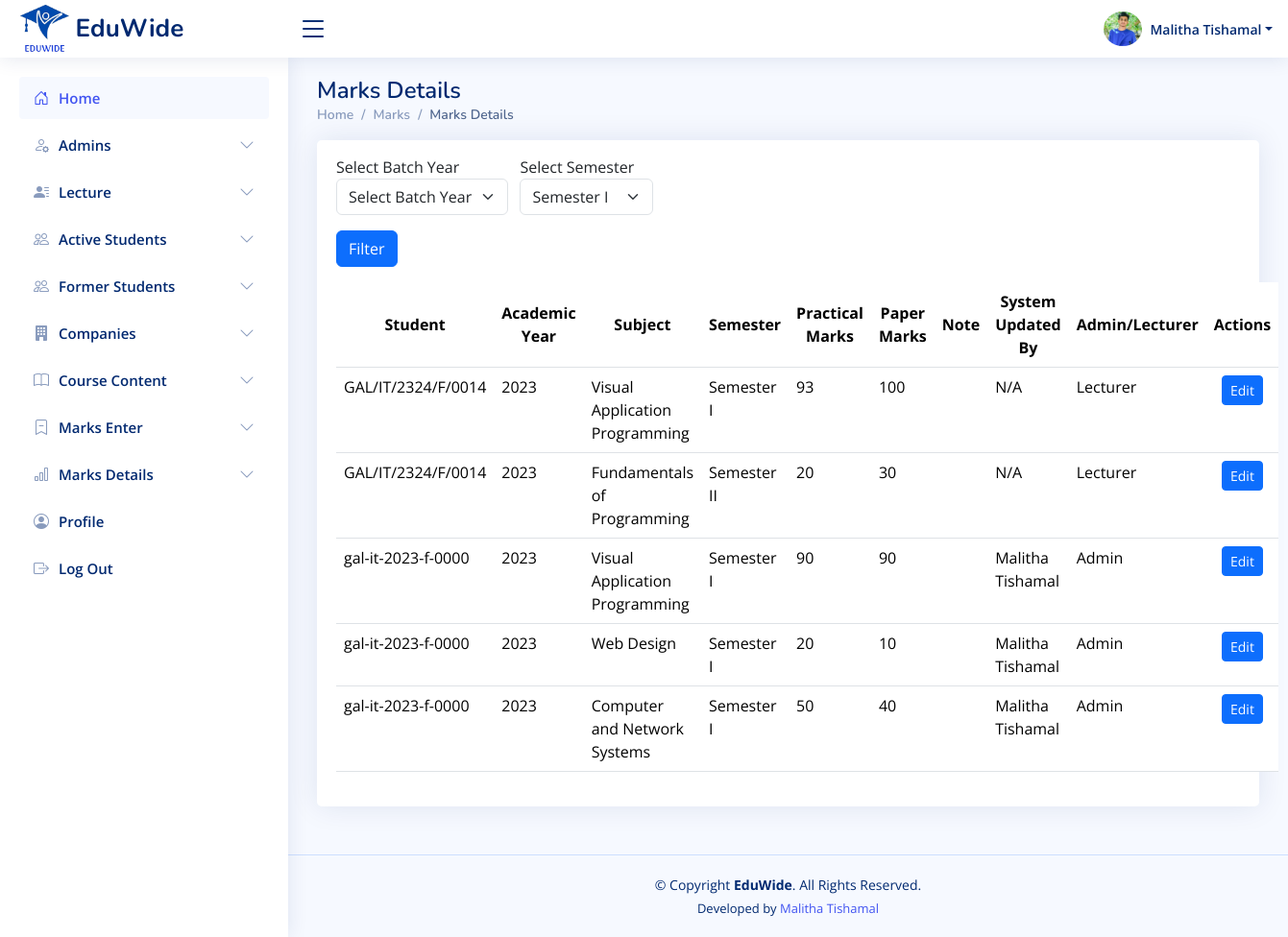
Screenshot of /admin/pages-marks-details.php (signed in) with the database file from the repository.
### tables this page shows
CREATE TABLE `marks` (
  `id` int(11) NOT NULL,
  `student_id` varchar(50) NOT NULL,
  `year` varchar(4) NOT NULL,
  `subject` varchar(100) NOT NULL,
  `semester` varchar(50) NOT NULL,
  `practical_marks` int(11) NOT NULL,
  `paper_marks` int(11) NOT NULL,
  `special_notes` text DEFAULT NULL,
  `created_at` timestamp NOT NULL DEFAULT current_timestamp(),
  `entered_by_id` int(11) DEFAULT NULL,
  `entered_by_role` enum('admin','lecturer') DEFAULT NULL
);

### admin/pages-marks-details.php (the view, shortened to what this page needs)
<?php
require_once '../includes/db-conn.php';
$user_id = $_SESSION['admin_id'];
$sql = "SELECT username, email, nic, mobile, profile_picture FROM admins WHERE id = ?";
$stmt = $conn->prepare($sql);
$stmt->bind_param("i", $user_id);
$stmt->execute();
$result = $stmt->get_result();
$user = $result->fetch_assoc();
$semester_filter = isset($_POST['semester']) ? $_POST['semester'] : '';
$sql = "
    SELECT
        marks.*,
        CASE
            WHEN marks.entered_by_role = 'lecturer' THEN lectures.username
            WHEN marks.entered_by_role = 'admin' THEN admins.username
            ELSE NULL
        END AS entered_by_name
    FROM marks
    LEFT JOIN lectures ON marks.entered_by_id = lectures.id AND marks.entered_by_role = 'lecturer'
    LEFT JOIN admins ON marks.entered_by_id = admins.id AND marks.entered_by_role = 'admin'
    WHERE 1
";
$stmt = $conn->prepare($sql);
$stmt->execute();
$result = $stmt->get_result();
?>
<!DOCTYPE html>
<html lang="en">
<head>
    <link rel="stylesheet" href="https://cdn.datatables.net/1.11.5/css/jquery.dataTables.min.css">
    <?php include_once("../includes/css-links-inc.php"); ?>
</head>
<body>
    <?php include_once("../includes/header.php") ?>
    <?php include_once("../includes/sadmin-sidebar.php") ?>
    <main id="main" class="main">
        <div class="pagetitle">
            <h1>Marks Details</h1>
            <nav>
                <ol class="breadcrumb">
                    <li class="breadcrumb-item"><a href="index.html">Home</a></li>
                    <li class="breadcrumb-item">Marks</li>
                    <li class="breadcrumb-item active">Marks Details</li>
                </ol>
            </nav>
        </div>
        <section class="section">
            <div class="row">
                <div class="col-lg-12">
                    <div class="card">
                        <div class="card-body">
                            <div class="form-group mb-3 mt-3">
                                <form method="POST" action="">
                                    <div class="d-flex">
                                        <div>
                                            <label for="year">Select Batch Year</label>
                                            <select class="form-select" id="year" name="year" required>
                                                <option value="">Select Batch Year</option>
                                            </select>
                                        </div>
                                        <div>
                                            <label for="semester">Select Semester</label>
                                            <select class="form-select" id="semester" name="semester" required>
                                                <option value="Semester I" <?= $semester_filter == 'Semester I' ? 'selected' : ''; ?>>Semester I</option>
                                            </select>
                                        </div>
                                    </div>
                                    <button class="btn btn-primary mt-3">Filter</button>
                                </form>
                            </div>
                            <table class="table datatable">
                                <thead class="align-middle text-center">
                                    <tr>
                                        <th>Student</th>
                                        <th>Academic Year</th>
                                        <th>Subject</th>
                                        <th>Semester</th>
                                        <th>Practical Marks</th>
                                        <th>Paper Marks</th>
                                        <th>Note</th>
                                        <th>System Updated By</th>
                                        <th>Admin/Lecturer</th>
                                        <th>Actions</th>
                                    </tr>
                                </thead>
                                <tbody>
                                    <?php if ($result->num_rows > 0) : ?>
                                        <?php while ($row = $result->fetch_assoc()) : ?>
                                            <tr>
                                                <td><?= htmlspecialchars($row['student_id']) ?></td>
                                                <td><?= htmlspecialchars($row['year']) ?></td>
                                                <td><?= htmlspecialchars($row['subject']) ?></td>
                                                <td><?= htmlspecialchars($row['semester']) ?></td>
                                                <td><?= htmlspecialchars($row['practical_marks']) ?></td>
                                                <td><?= htmlspecialchars($row['paper_marks']) ?></td>
                                                <td><?= htmlspecialchars($row['special_notes']) ?></td>
                                                <td><?= htmlspecialchars($row['entered_by_name'] ?? 'N/A') ?></td>
                                                <td><?= htmlspecialchars(ucfirst($row['entered_by_role'])) ?></td>
                                                <td class="text-center">
                                                    <a href="edit-marks.php?id=<?= $row['id'] ?>" class="btn btn-primary btn-sm">Edit</a>
                                                </td>
                                            </tr>
                                        <?php endwhile; ?>
                                    <?php else : ?>
                                        <tr>
                                            <td colspan="10" class="text-center">No results found.</td>
                                        </tr>
                                    <?php endif; ?>
                                </tbody>
                            </table>
                        </div>
                    </div>
                </div>
            </div>
        </section>
    </main>
    <?php include_once("../includes/footer.php") ?>
</body>
</html>

### includes/header.php (shortened to what this page needs)
<header id="header" class="header fixed-top d-flex align-items-center">
    <div class="d-flex align-items-center justify-content-between">
        <a href="" class="logo d-flex align-items-center">
            <img src="<?php echo $base_url; ?>assets/images/logos/eduwide-logo.png" alt="">
            <span class="d-none d-lg-block">EduWide</span>
        </a>
        <i class="bi bi-list toggle-sidebar-btn"></i>
    </div>
    <nav class="header-nav ms-auto">
        <ul class="d-flex align-items-center">
            <?php
                $profilePic = isset($user['profile_picture']) && $user['profile_picture'] ? $user['profile_picture'] : 'default.png';
            ?>
            <li class="nav-item dropdown pe-3">
                <a class="nav-link nav-profile d-flex align-items-center pe-0" href="#" data-bs-toggle="dropdown">
                   <img id="profilePicture" src="<?php echo $profilePic; ?>" alt="Profile Picture" class="rounded-circle" style="width: 40px !important; height: 40px !important; object-fit: cover;">
                    <span class="d-none d-md-block dropdown-toggle ps-2"><?php echo htmlspecialchars($user['username']); ?></span>
                </a>
            </li>
        </ul>
    </nav>
</header>

### assets/css/style.css (style rules this page uses)
:root { scroll-behavior: smooth; }
body { font-family: "Open Sans", sans-serif; background: #f6f9ff; color: #444444; }
a { color: #4154f1; text-decoration: none; }
h1, h2, h3, h4, h5, h6 { font-family: "Nunito", sans-serif; }
#main { margin-top: 60px; padding: 20px 30px; transition: all 0.3s; }
.pagetitle { margin-bottom: 10px; }
.pagetitle h1 { font-size: 24px; margin-bottom: 0; font-weight: 600; color: #012970; }
.card { margin-bottom: 30px; border: none; border-radius: 5px; box-shadow: 0px 0 30px rgba(1, 41, 112, 0.1); }
.card-body { padding: 0 20px 20px 20px; }
.breadcrumb { font-size: 14px; font-family: "Nunito", sans-serif; color: #899bbd; font-weight: 600; }
.breadcrumb a { color: #899bbd; transition: 0.3s; }
.breadcrumb .breadcrumb-item::before { color: #899bbd; }
.breadcrumb .active { color: #51678f; font-weight: 600; }
.logo { line-height: 1; }
@media (min-width: 1200px) { .logo { width: 280px; } }
.logo img { max-height: 50px; margin-right: 6px; }
.logo span { font-size: 26px; font-weight: 700; color: #012970; font-family: "Nunito", sans-serif; }
.header { transition: all 0.5s; z-index: 997; height: 60px; box-shadow: 0px 2px 20px rgba(1, 41, 112, 0.1); background-color: #fff; padding-left: 20px; }
.header .toggle-sidebar-btn { font-size: 32px; padding-left: 10px; cursor: pointer; color: #012970; }
.header-nav ul { list-style: none; }
.header-nav>ul { margin: 0; padding: 0; }
.header-nav .nav-profile { color: #012970; }
.header-nav .nav-profile img { max-height: 36px; }
.header-nav .nav-profile span { font-size: 14px; font-weight: 600; }
@media (min-width: 1200px) { #main, #footer { margin-left: 300px; } }

### rows the page displays
marks: student "GAL/IT/2324/F/0014", year "2023", subject "Visual Application Programming", semester "Semester I", practical_marks "93", paper_marks "100", entered_by_name "N/A", entered_by_role "Lecturer"
marks: student "GAL/IT/2324/F/0014", year "2023", subject "Fundamentals of Programming", semester "Semester II", practical_marks "20", paper_marks "30", entered_by_name "N/A", entered_by_role "Lecturer"
marks: student "gal-it-2023-f-0000", year "2023", subject "Visual Application Programming", semester "Semester I", practical_marks "90", paper_marks "90", entered_by_name "Malitha Tishamal", entered_by_role "Admin"
marks: student "gal-it-2023-f-0000", year "2023", subject "Web Design", semester "Semester I", practical_marks "20", paper_marks "10", entered_by_name "Malitha Tishamal", entered_by_role "Admin"
marks: student "gal-it-2023-f-0000", year "2023", subject "Computer and Network Systems", semester "Semester I", practical_marks "50", paper_marks "40", entered_by_name "Malitha Tishamal", entered_by_role "Admin"

### other values shown
$user['username'] "Malitha Tishamal"
